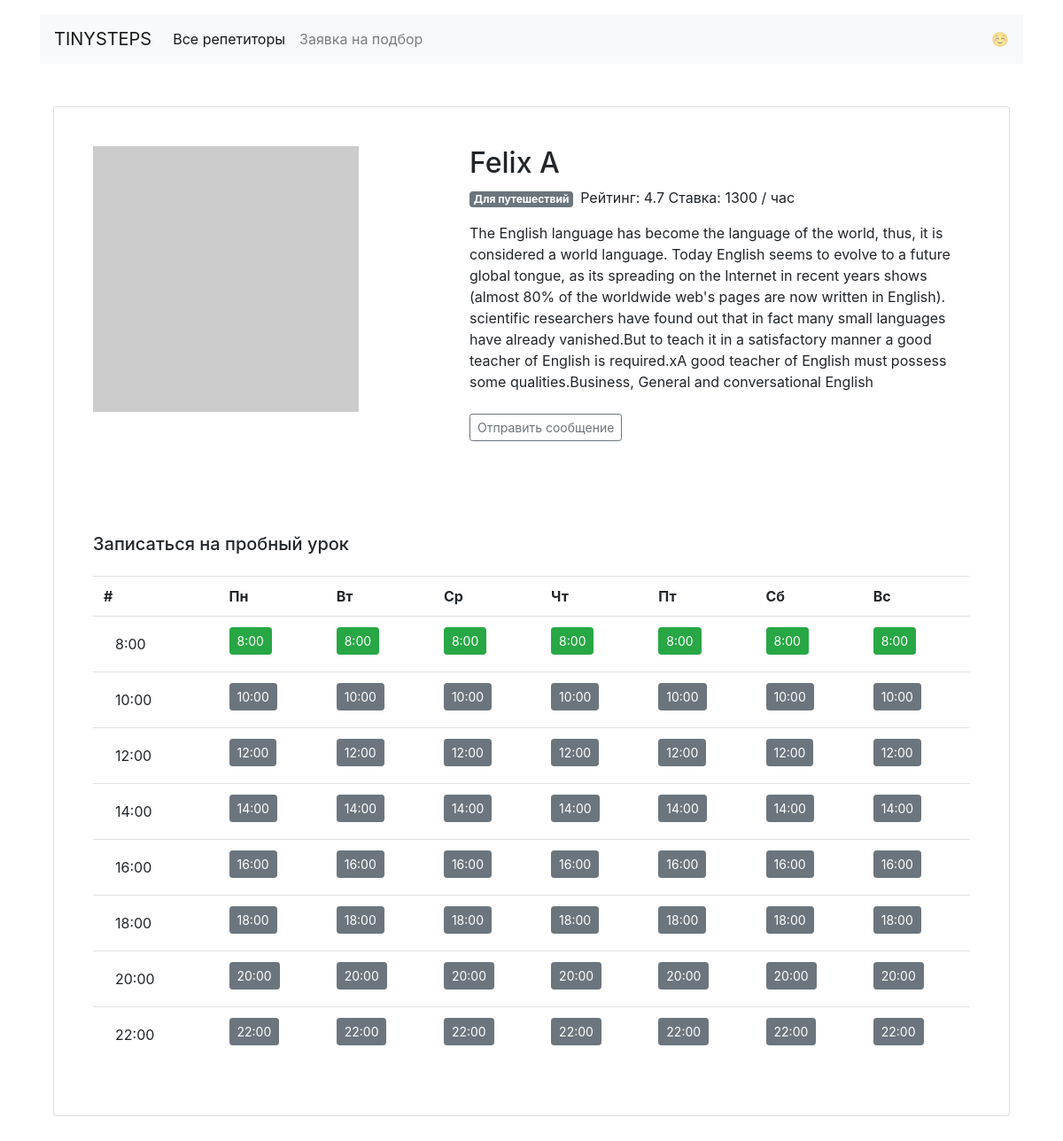
/profiles/3, run on the app's committed database.
### app.py (models this page shows, shortened)
class Teacher(db.Model):
    __tablename__ = "teachers"
    id = db.Column(db.Integer, primary_key=True)
    name = db.Column(db.String, nullable=False)
    about = db.Column(db.UnicodeText, nullable=False)
    rating = db.Column(db.Float, default=4.5)
    picture = db.Column(db.Unicode, default='../static/pict 1.png')
    price = db.Column(db.Integer, nullable=False)

### app.py (the view)
@app.route('/profiles/<teacher_id>')
def profiles(teacher_id):
    teacher = db.session.query(Teacher).get_or_404(teacher_id)
    output = render_template("profile.html",
                             teacher=teacher,   # данные из БД
                             profile=teachers_data[teacher_id])   # данные расписания из json
    return output

### templates/profile.html
{% extends 'base.html' %}
{% block container %}
        <div class="card my-5  mx-auto ">
            <div class="card-body m-4">
                <div class="row">
                    <div class="col-5"><img src="{{ teacher.picture }}" class="img-fluid"></div>
                    <div class="col-7">
                        <h2>{{ teacher.name }}</h2>
                        <p><span class="badge badge-secondary mr-2">Для путешествий </span>Рейтинг: {{ teacher.rating }} Ставка: {{ teacher.price }} / час</p>
                        <p >{{ teacher.about }}
                            <br> <br>
                        <a href="/message" class="btn btn-outline-secondary btn-sm ">Отправить сообщение</a>
                    </div>
                </div>
            </div>
            <div class="card-body  m-4">
                <h5 class="mb-4">Записаться на пробный урок</h5>
                <table class="table">
                    <tr>
                        <th>#</th>
                        <th>Пн</th>
                        <th>Вт</th>
                        <th>Ср</th>
                        <th>Чт</th>
                        <th>Пт</th>
                        <th>Сб</th>
                        <th>Вс</th>
                    </tr>
                    {% set hours = ['8:00', '10:00', '12:00', '14:00', '16:00', '18:00', '20:00', '22:00'] %}
                    {% for hour_id in range(hours|length) %}
                    <tr>
                        <td><span class="btn">{{ hours[hour_id] }}</span></td>
                        {% for day in profile.free %}
                            {% if profile.free[day][hours[hour_id]] == 'True' %}
                                {% set hour_status_class = 'success' %}
                                {% set booking_url = '/booking/'~teacher.id %}
                            {% else %}
                                {% set hour_status_class = 'secondary' %}
                            {% endif %}
                            <td><a href="{{ booking_url }}" class="btn btn-sm btn-{{ hour_status_class }}">{{ hours[hour_id] }}</a></td>
                        {% endfor %}
                    </tr>
                    {% endfor %}
                </table>
            </div>
        </div>
{% endblock %}

### data on the page
Teacher: name "Felix A", rating "4.7", price "1300", about "The English language has become the language of the world, thus, it is considered a world language. Today English seems to evolve to a future global tongue, as its spreading on the Internet in recent years shows (almost 80% of the worldwide web's pages are now written in English). scientific researchers have found out that in fact many small languages have already vanished.But to teach it in a satisfactory manner a good teacher of English is required.xA good teacher of English must possess some qualities.Business, General and conversational English"

### other printed values
{{ hours[hour_id] }} "8:00" "10:00" "12:00" "14:00" "16:00" "18:00" "20:00" "22:00"
{{ hours[hour_id] }} "8:00" "8:00" "8:00" "8:00" "8:00" "8:00" "8:00" "10:00" "10:00" "10:00" "10:00" "10:00" "10:00" "10:00" "12:00" "12:00" "12:00" "12:00" "12:00" "12:00" "12:00" "14:00" "14:00" "14:00" "14:00" "14:00" "14:00" "14:00" "16:00" "16:00" "16:00" "16:00" "16:00" "16:00" "16:00" "18:00" "18:00" "18:00" "18:00" "18:00" "18:00" "18:00" "20:00" "20:00" "20:00" "20:00" "20:00" "20:00" "20:00" "22:00" "22:00" "22:00" "22:00" "22:00" "22:00" "22:00"
